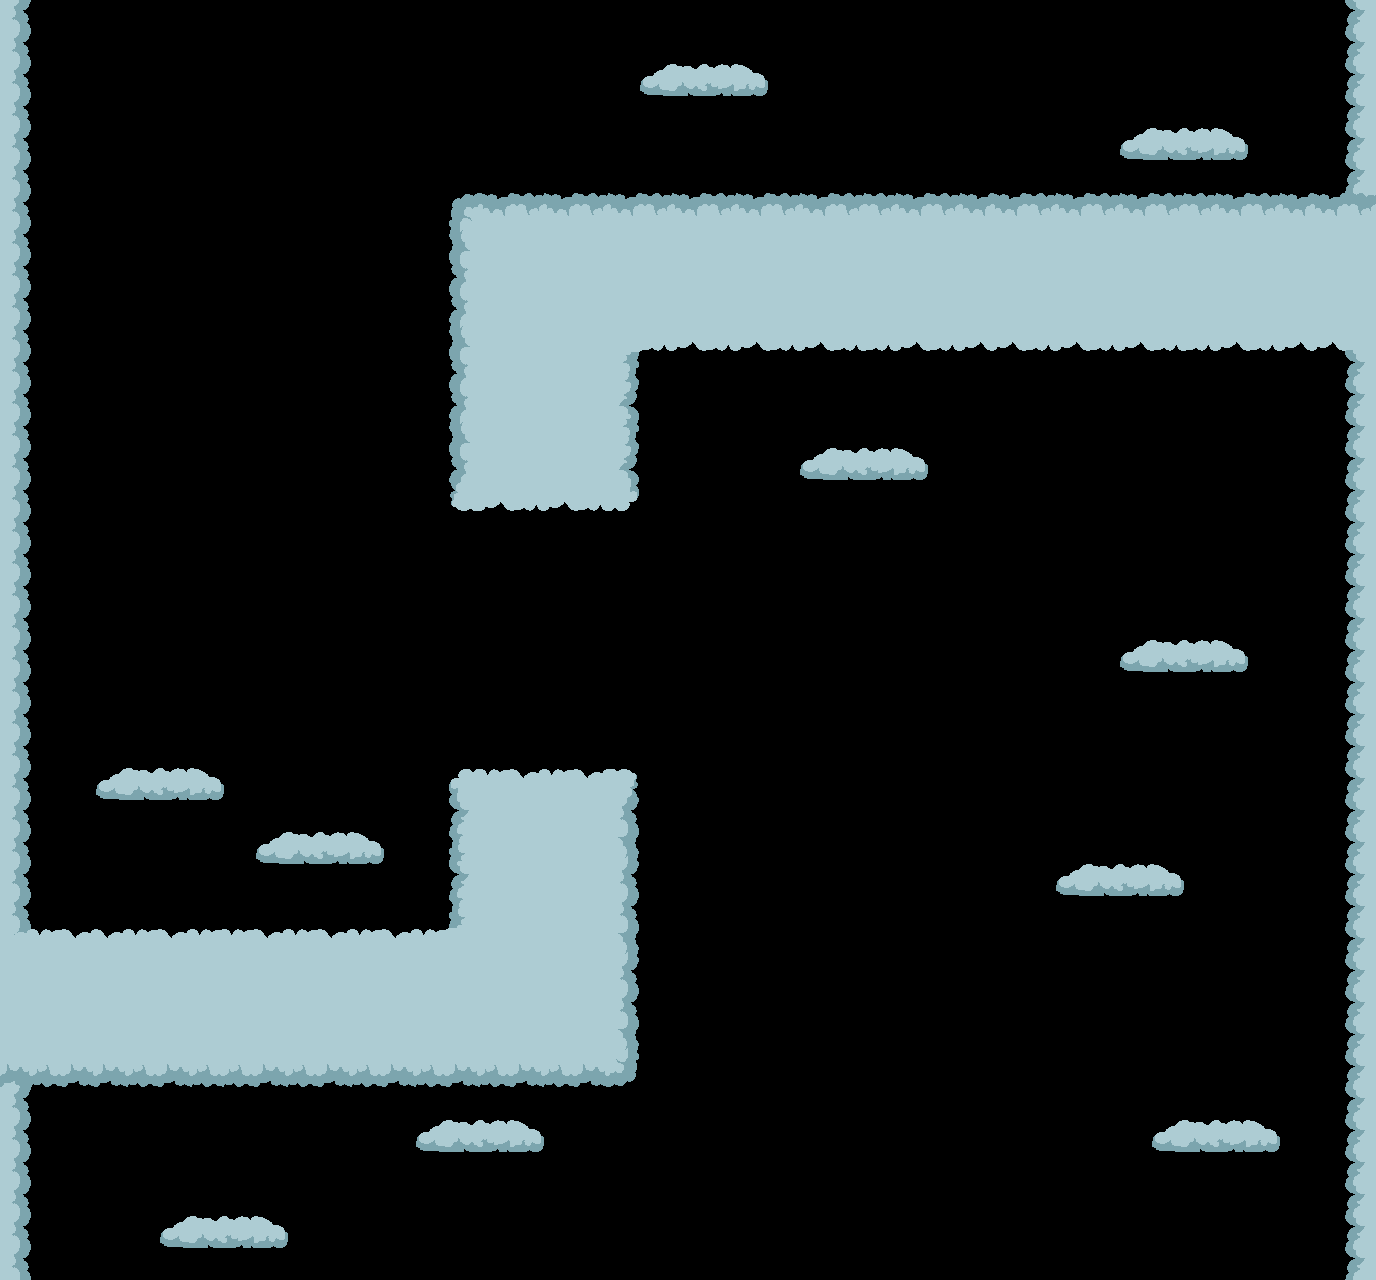

This game map was drawn from its Tiled (.tmx) file and the tilesets committed beside it. A one-line description and the trimmed map source follow:
An orthogonal 43x40 tile map with 32x32 px tiles, 3 tile layers (Tile Layer 1, Tile Layer 3, Tile Layer 2), 6 tilesets and 1 object (FuelCan).

<map version="1.10" tiledversion="1.10.2" orientation="orthogonal" renderorder="right-down" width="43" height="40" tilewidth="32" tileheight="32" infinite="0" nextlayerid="7" nextobjectid="12">
 <tileset firstgid="1" name="clouds" tilewidth="32" tileheight="32" tilecount="36" columns="6">
  <image source="clouds.png" width="192" height="192" />
 </tileset>
 <tileset firstgid="37" name="cloud" tilewidth="32" tileheight="32" tilecount="5" columns="5">
  <image source="cloud.png" width="160" height="32" />
 </tileset>
 <tileset firstgid="42" name="jerrycan" tilewidth="96" tileheight="96" tilecount="1" columns="1">
  <image source="jerrycan.png" width="96" height="96" />
 </tileset>
 <tileset firstgid="43" name="Shield" tilewidth="96" tileheight="96" tilecount="1" columns="1">
  <image source="Shield.png" width="96" height="96" />
 </tileset>
 <tileset firstgid="44" name="cloud" tilewidth="160" tileheight="32" tilecount="1" columns="1">
  <image source="cloud.png" width="160" height="32" />
 </tileset>
 <tileset firstgid="45" name="Booshtpd" tilewidth="64" tileheight="64" tilecount="1" columns="1">
  <image source="Booshtpd.png" width="64" height="64" />
 </tileset>
 <layer id="1" name="Tile Layer 1" width="43" height="40">
  <data>[1720 cells, 80 non-empty, 2 distinct tile ids]</data>
 </layer>
 <layer id="4" name="Tile Layer 3" width="43" height="40">
  <data>[1720 cells, 350 non-empty, 20 distinct tile ids]</data>
 </layer>
 <objectgroup id="6" name="Object Layer 1">
  <object id="11" type="FuelCan" gid="42" x="198" y="328" width="96" height="96" />
 </objectgroup>
 <layer id="2" name="Tile Layer 2" width="43" height="40">
  <data>[1720 cells, 0 non-empty, 0 distinct tile ids]</data>
 </layer>
</map>
